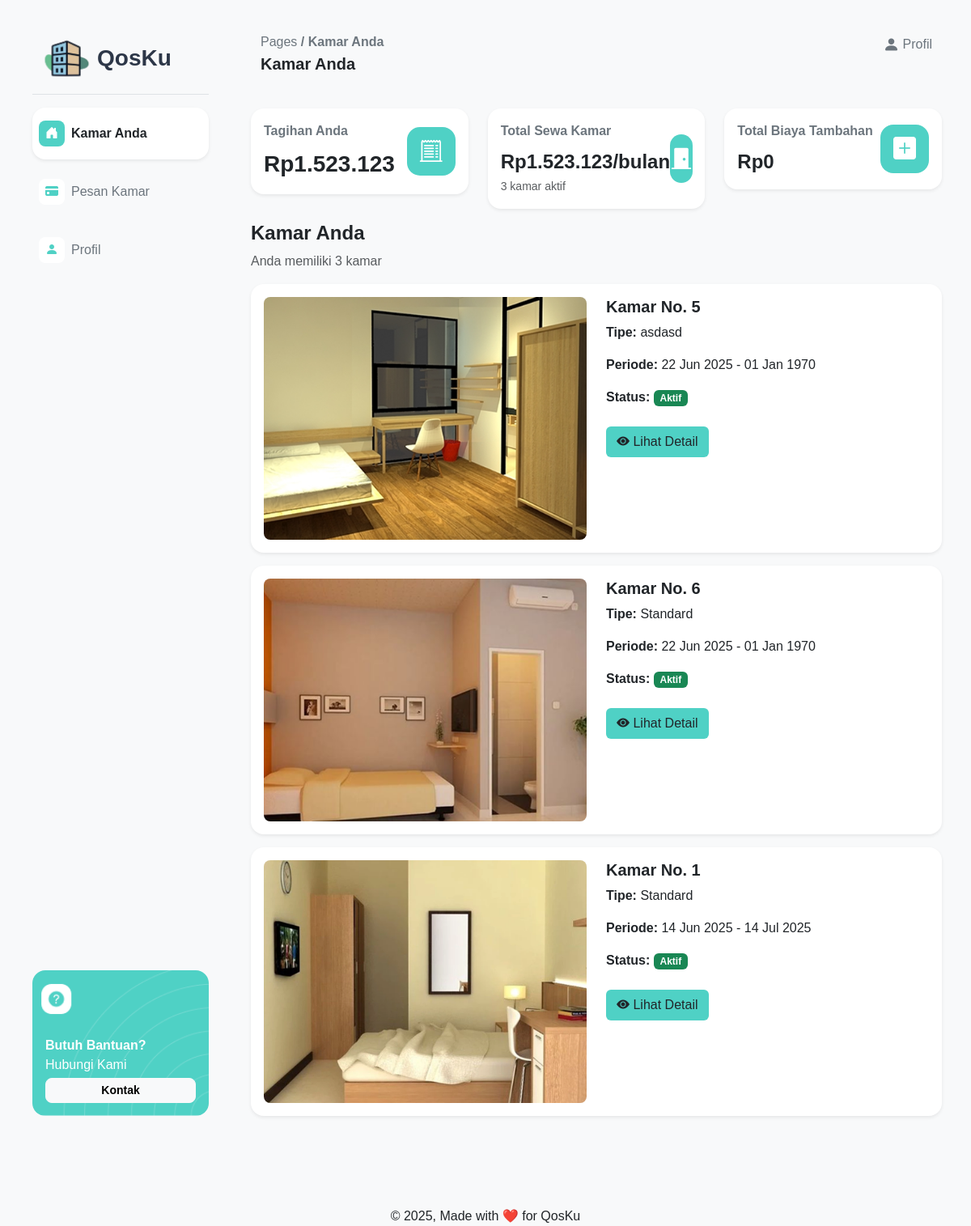
Screenshot of /pages/pelanggan/dashboard.php (signed in) with the database file from the repository.
### tables this page shows
CREATE TABLE `pemesanan` (
  `idPemesanan` int(11) NOT NULL,
  `tanggalPemesanan` date NOT NULL,
  `lamaSewa` int(11) NOT NULL,
  `jenis_sewa` enum('bulanan','mingguan','harian') NOT NULL,
  `harga_per_periode` int(11) NOT NULL,
  `totalHarga` int(11) NOT NULL,
  `statusPemesanan` enum('Tertunda','Terkonfirmasi','Dibatalkan') NOT NULL,
  `idPelanggan` int(11) NOT NULL,
  `idPelanggan_aktif` int(11) DEFAULT NULL,
  `idKamar` int(11) NOT NULL,
  `tanggal_mulai` date DEFAULT NULL,
  `tanggal_selesai` date DEFAULT NULL,
  `is_active` tinyint(1) DEFAULT 1,
  `jenisPemesanan` enum('pesan','perpanjang') NOT NULL DEFAULT 'pesan'
);

CREATE TABLE `kamar_kos` (
  `idKamar` int(11) NOT NULL,
  `nomorKamar` int(11) NOT NULL,
  `tipeKamar` varchar(255) NOT NULL,
  `harga` int(11) NOT NULL,
  `statusKetersediaan` enum('Tersedia','Ditempati','Dalam Perbaikan') NOT NULL DEFAULT 'Tersedia',
  `deskripsi` varchar(255) NOT NULL,
  `gambar` varchar(255) NOT NULL
);

### pages/pelanggan/dashboard.php (the view, shortened to what this page needs)
<?php
require_once '../../php/connect.php';
$idPelanggan = $_SESSION['idPelanggan'];
$bookings = [];
$totalTagihan = 0;
$totalHargaKamar = 0;
$totalBiayaTambahan = 0;
$hasActiveRooms = false;
$bookingQuery = "SELECT p.*, k.*
                FROM pemesanan p
                JOIN kamar_kos k ON p.idKamar = k.idKamar
                WHERE (p.idPelanggan = ? OR p.idPelanggan_aktif = ?)
                AND p.statusPemesanan = 'Terkonfirmasi'
                AND p.tanggal_mulai <= CURDATE()
                AND (p.tanggal_selesai >= CURDATE() OR p.tanggal_selesai = '1970-01-01')
                ORDER BY p.tanggal_mulai DESC";
$stmt = $connect->prepare($bookingQuery);
$stmt->bind_param("ii", $idPelanggan, $idPelanggan);
$stmt->execute();
$bookingResult = $stmt->get_result();
if ($bookingResult->num_rows > 0) {
    $hasActiveRooms = true;
    while ($booking = $bookingResult->fetch_assoc()) {
        $currentMonth = date('Y-m');
        $biayaTambahan = 0;
        $costsQuery = "SELECT SUM(jumlahBiaya) AS total
                       FROM biaya_tambahan
                       WHERE idPelanggan = ?
                       AND Periode = ?
                       AND statusPembayaran = 'belum_lunas'";
        $costsStmt = $connect->prepare($costsQuery);
        $costsStmt->bind_param("is", $idPelanggan, $currentMonth);
        $costsStmt->execute();
        $costsResult = $costsStmt->get_result();
        if ($costsResult->num_rows > 0) {
            $costsData = $costsResult->fetch_assoc();
            $biayaTambahan = $costsData['total'] ?? 0;
        }
        $tagihan = $booking['harga'] + $biayaTambahan;
        $bookings[] = [
            'idKamar' => $booking['idKamar'],
            'nomorKamar' => $booking['nomorKamar'],
            'tipeKamar' => $booking['tipeKamar'],
            'harga' => $booking['harga'],
            'gambar' => $booking['gambar'],
            'tanggal_mulai' => $booking['tanggal_mulai'],
            'tanggal_selesai' => $booking['tanggal_selesai'],
            'biaya_tambahan' => $biayaTambahan,
            'tagihan' => $tagihan
        ];
        $totalHargaKamar += $booking['harga'];
        $totalBiayaTambahan += $biayaTambahan;
        $totalTagihan += $tagihan;
    }
}
?>
<!DOCTYPE html>
<html lang="en">
<head>
    <link href="https://cdn.jsdelivr.net/npm/bootstrap@5.3.6/dist/css/bootstrap.min.css" rel="stylesheet">
    <link rel="stylesheet" href="../../assets/css/style.css">
    <link rel="stylesheet" href="https://cdn.jsdelivr.net/npm/bootstrap-icons@1.13.1/font/bootstrap-icons.min.css">
</head>
<body class="bg-light">
    <div class="d-flex min-vh-100 ms-4 me-4">
        <?php include '../../layout/pelangganNavbar.php'; ?>
        <div class="flex-grow-1">
            <?php include '../../layout/pelangganHeader.php'; ?>
            <div class="container-fluid pt-4 pb-3">
                <div class="row">
                    <div class="col-md-4">
                        <div class="card shadow-sm border-0 rounded-4">
                            <div class="card-body d-flex justify-content-between align-items-center">
                                <div>
                                    <p class="card-title fs-6 fw-bold text-secondary">Tagihan Anda</p>
                                    <?php if ($hasActiveRooms): ?>
                                        <p class="card-text fs-3 fw-bold mb-0">Rp<?= number_format($totalTagihan, 0, ',', '.') ?></p>
                                    <?php else: ?>
                                        <div>
                                            <i class="bi bi-exclamation-circle me-2"></i> Tidak ada tagihan
                                        </div>
                                    <?php endif; ?>
                                </div>
                                <div class="text-white rounded-4 d-flex align-items-center justify-content-center"
                                    style="width: 60px; height: 60px; background-color: #4FD1C5;">
                                    <i class="bi bi-receipt-cutoff fs-3"></i>
                                </div>
                            </div>
                        </div>
                    </div>
                    <div class="col-md-4">
                        <div class="card shadow-sm border-0 rounded-4">
                            <div class="card-body d-flex justify-content-between align-items-center">
                                <div>
                                    <p class="card-title fs-6 fw-bold text-secondary">Total Sewa Kamar</p>
                                    <?php if ($hasActiveRooms): ?>
                                        <p class="card-text fs-4 fw-bold mb-0">Rp<?= number_format($totalHargaKamar, 0, ',', '.') ?>/bulan</p>
                                        <small class="text-muted"><?= count($bookings) ?> kamar aktif</small>
                                    <?php else: ?>
                                        <div>
                                            <i class="bi bi-exclamation-circle me-2"></i> Tidak ada kamar
                                        </div>
                                    <?php endif; ?>
                                </div>
                                <div class="text-white rounded-4 d-flex align-items-center justify-content-center"
                                    style="width: 60px; height: 60px; background-color: #4FD1C5;">
                                    <i class="bi bi-door-closed-fill fs-3"></i>
                                </div>
                            </div>
                        </div>
                    </div>
                    <div class="col-md-4">
                        <div class="card shadow-sm border-0 rounded-4">
                            <div class="card-body d-flex justify-content-between align-items-center">
                                <div>
                                    <p class="card-title fs-6 fw-bold text-secondary">Total Biaya Tambahan</p>
                                    <?php if ($hasActiveRooms && $totalBiayaTambahan > 0): ?>
                                        <p class="card-text fs-4 fw-bold mb-0">Rp<?= number_format($totalBiayaTambahan, 0, ',', '.') ?></p>
                                    <?php elseif ($hasActiveRooms): ?>
                                        <p class="card-text fs-4 fw-bold mb-0">Rp0</p>
                                    <?php else: ?>
                                        <div>
                                            <i class="bi bi-exclamation-circle me-2"></i> Tidak ada
                                        </div>
                                    <?php endif; ?>
                                </div>
                                <div class="text-white rounded-4 d-flex align-items-center justify-content-center"
                                    style="width: 60px; height: 60px; background-color: #4FD1C5;">
                                    <i class="bi bi-plus-square-fill fs-3"></i>
                                </div>
                            </div>
                        </div>
                    </div>
                </div>
            </div>
            <div class="container-fluid">
                <div class="row">
                    <?php if ($hasActiveRooms): ?>
                        <div class="col-12 mb-0">
                            <h4 class="fw-bold">Kamar Anda</h4>
                            <p class="text-muted">Anda memiliki <?= count($bookings) ?> kamar</p>
                        </div>
                        <?php foreach ($bookings as $kamar): ?>
                            <div class="col-md-12 mb-3  ">
                                <div class="card shadow-sm border-0 rounded-4 h-100">
                                    <div class="card-body">
                                        <div class="row">
                                            <div class="col-md-6">
                                                <img src="../../assets/img/<?= htmlspecialchars($kamar['gambar']) ?>"
                                                    class="img-fluid rounded-3 w-100"
                                                    style="height: 300px; object-fit: cover;"
                                                    alt="Kamar <?= htmlspecialchars($kamar['nomorKamar']) ?>">
                                            </div>
                                            <div class="col-md-6">
                                                <h5 class="fw-bold">Kamar No. <?= htmlspecialchars($kamar['nomorKamar']) ?></h5>
                                                <p><strong>Tipe:</strong> <?= htmlspecialchars($kamar['tipeKamar']) ?></p>
                                                <p><strong>Periode:</strong>
                                                    <?= date('d M Y', strtotime($kamar['tanggal_mulai'])) ?> -
                                                    <?= date('d M Y', strtotime($kamar['tanggal_selesai'])) ?>
                                                </p>
                                                <p><strong>Status:</strong> <span class="badge bg-success">Aktif</span></p>
                                                <a href="detailkamar.php?idKamar=<?= $kamar['idKamar'] ?>"
                                                    class="btn button-utama mt-2">
                                                    <i class="bi bi-eye-fill"></i> Lihat Detail
                                                </a>
                                            </div>
                                        </div>
                                    </div>
                                </div>
                            </div>
                        <?php endforeach; ?>
                    <?php endif; ?>
                </div>
            </div>
        </div>
    </div>
    <div class="footer text-center mt-5 pt-5">
        &copy; 2025, Made with ❤️ for QosKu
    </div>
</body>
</html>

### assets/css/style.css (style rules this page uses)
body { font-family: Helvetica, Arial, sans-serif; }
.button-utama { background-color:#4fd1c5; }

### rows the page displays
pemesanan: idKamar.gambar (picture), idKamar.nomorKamar "5", idKamar.tipeKamar "asdasd", tanggal_mulai "22 Jun 2025", tanggal_selesai "01 Jan 1970"
pemesanan: idKamar.gambar (picture), idKamar.nomorKamar "6", idKamar.tipeKamar "Standard", tanggal_mulai "22 Jun 2025", tanggal_selesai "01 Jan 1970"
pemesanan: idKamar.gambar (picture), idKamar.nomorKamar "1", idKamar.tipeKamar "Standard", tanggal_mulai "14 Jun 2025", tanggal_selesai "14 Jul 2025"

### other values shown
$page_titles[$current_page] "Kamar Anda"
$totalTagihan "1.523.123"
$totalHargaKamar "1.523.123"
count($bookings) "3"
